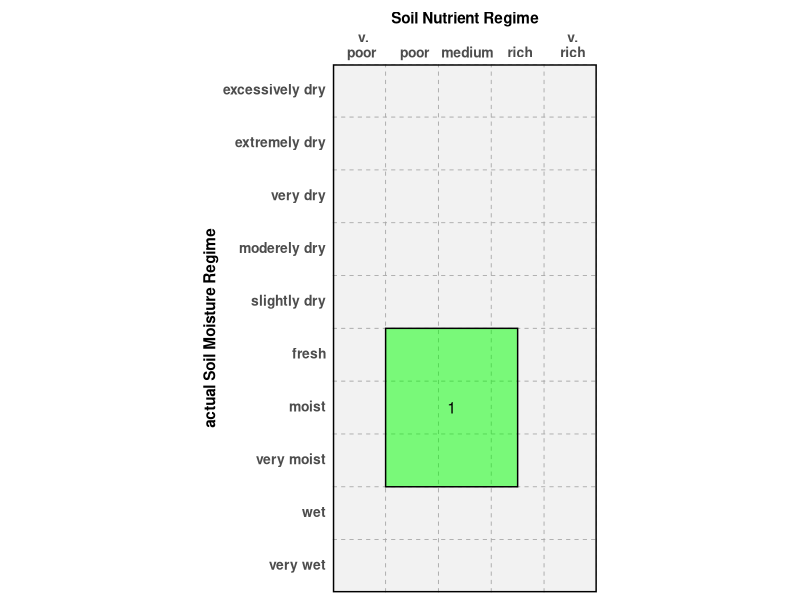

The R source for this figure:
## ---- chunk 1

library("ggplot2")

df=data.frame(x1=c(1), x2=c(3.5), y1=c(5), y2=c(2), colour=c('green'), r=c(1))
x_lab = c("v.           \npoor            ", "poor            ", "medium            ", "rich            ", "v.            \nrich            ")
y_lab = c("very wet", "wet", "very moist", "moist", "fresh", "slightly dry", "moderely dry", "very dry", "extremely dry", "excessively dry")

ggplot() + 
scale_x_continuous(name="Soil Nutrient Regime", labels=x_lab, limits=c(0,5), breaks=c(1,2,3,4,5), expand = c(0, 0), position = "top") + 
scale_y_continuous(name="actual Soil Moisture Regime", labels=y_lab, limits=c(0,10), breaks=c(1,2,3,4,5,6,7,8,9,10), expand=c(0, 0)) +
coord_fixed() +
geom_rect(data=df, mapping=aes(xmin=x1, xmax=x2, ymin=y1, ymax=y2), fill=df$colour, color="black", alpha=0.5) +
geom_text(data=df, aes(x=x1+(x2-x1)/2, y=y1+(y2-y1)/2, label=r), size=4) + 
theme(
  panel.grid.major = element_line(linetype = 2, color="#A7A7A7", size = 0.3),
  panel.grid.minor.x = element_blank(),
  panel.grid.minor.y = element_blank(),
  panel.border = element_rect(colour = "black", size=1, fill=NA),
  panel.background = element_rect(fill="#F2F2F2"),
  axis.ticks.x = element_blank(),
  axis.ticks.y = element_blank(),
  axis.ticks = element_blank(),
  axis.text.x = element_text(face="bold", size=10),
  axis.text.y = element_text(face="bold", size=10, vjust=2.75),
  axis.title = element_text(face="bold") 

 )
